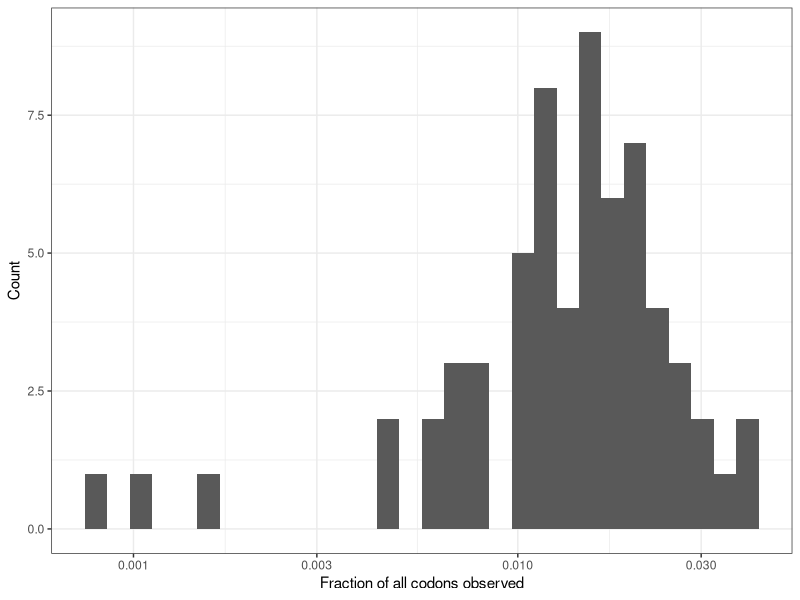
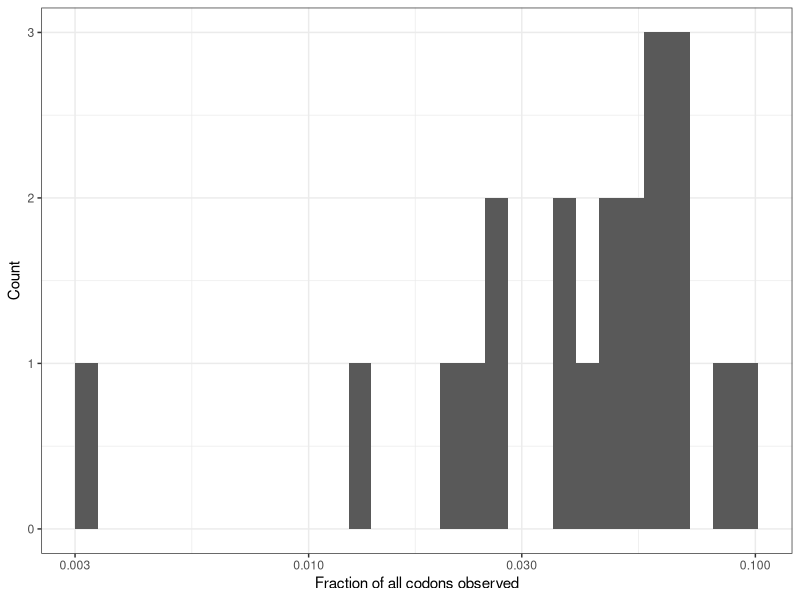
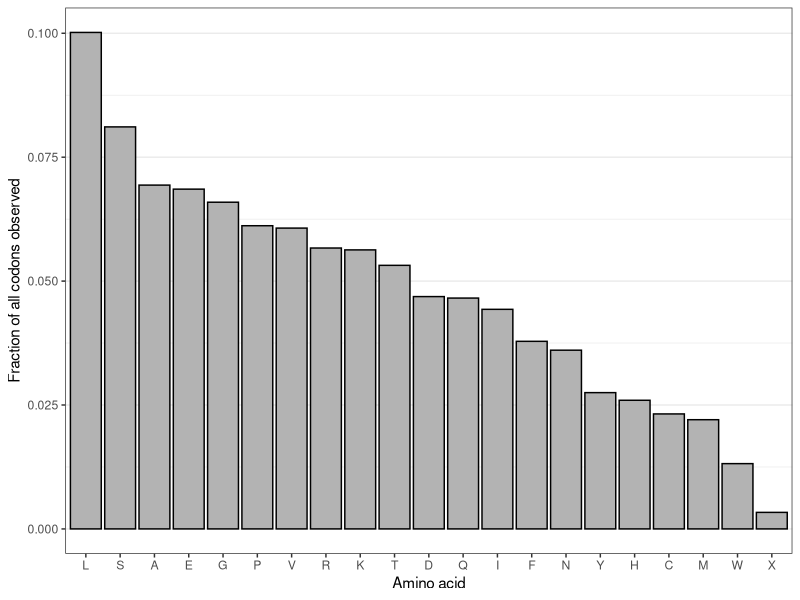
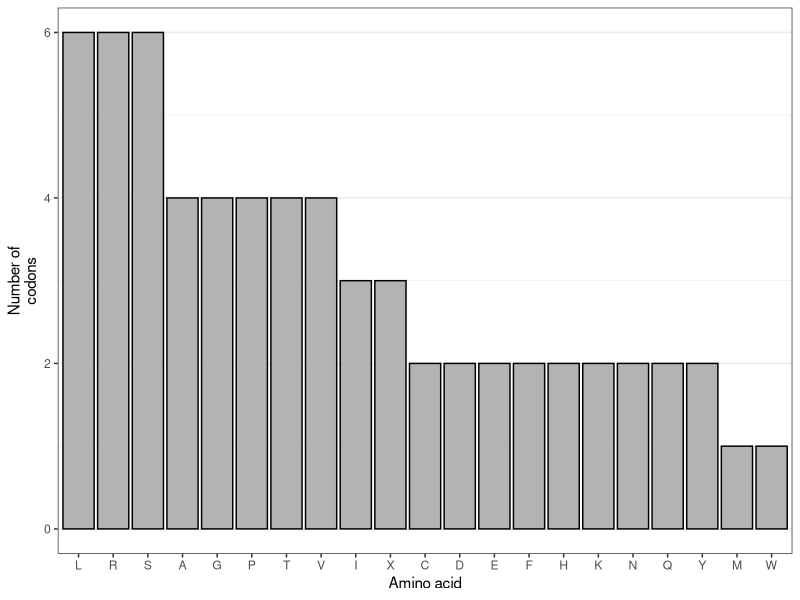
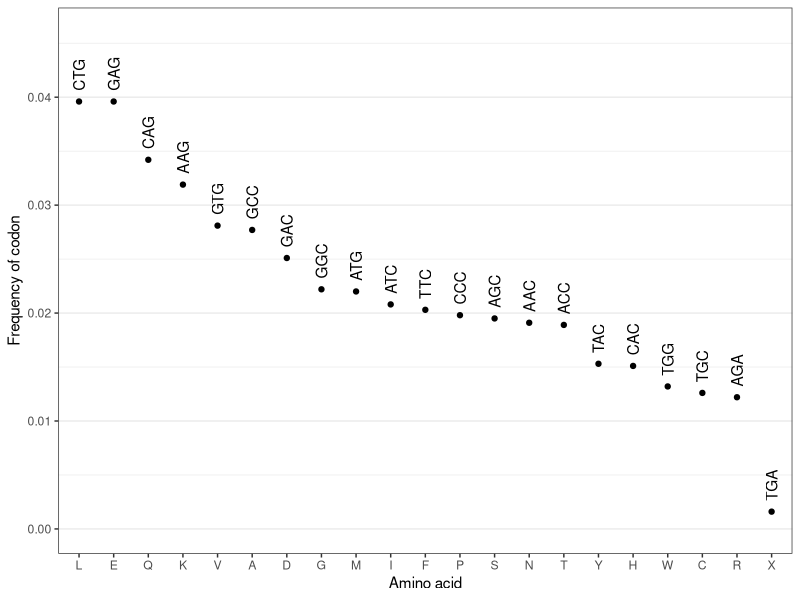
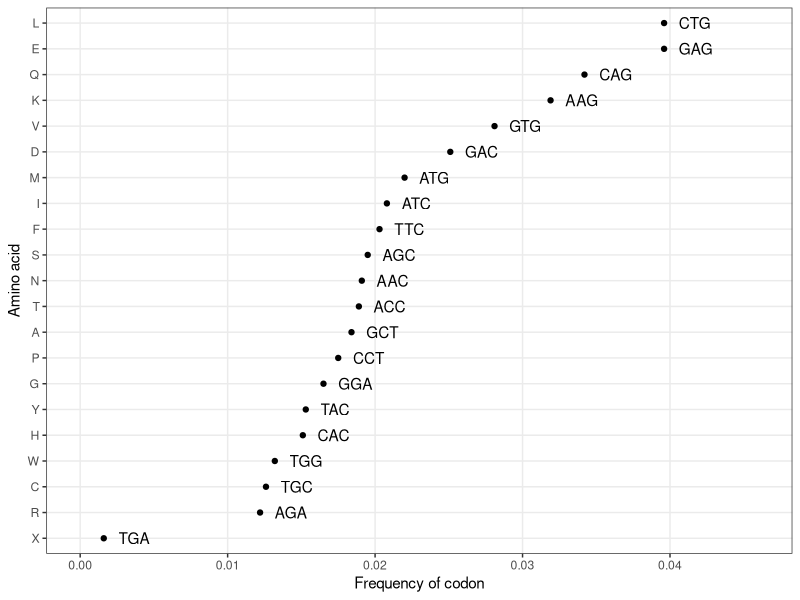
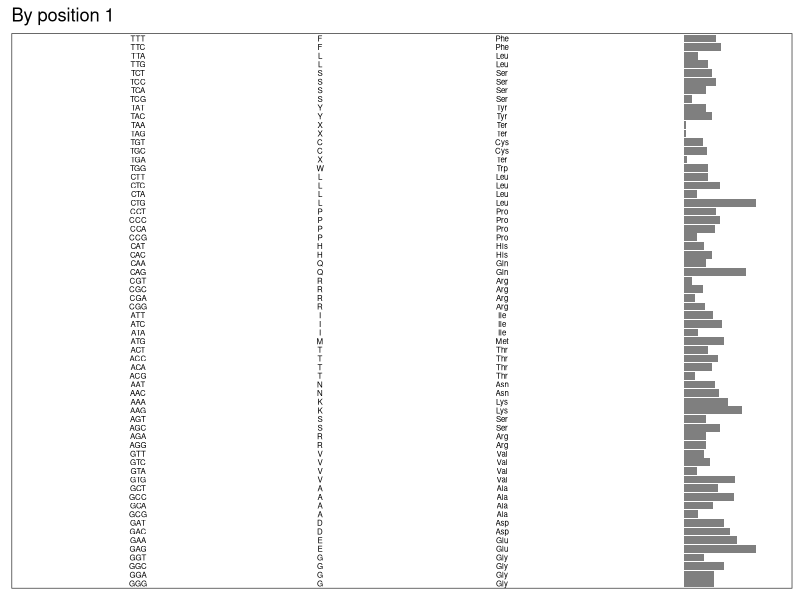
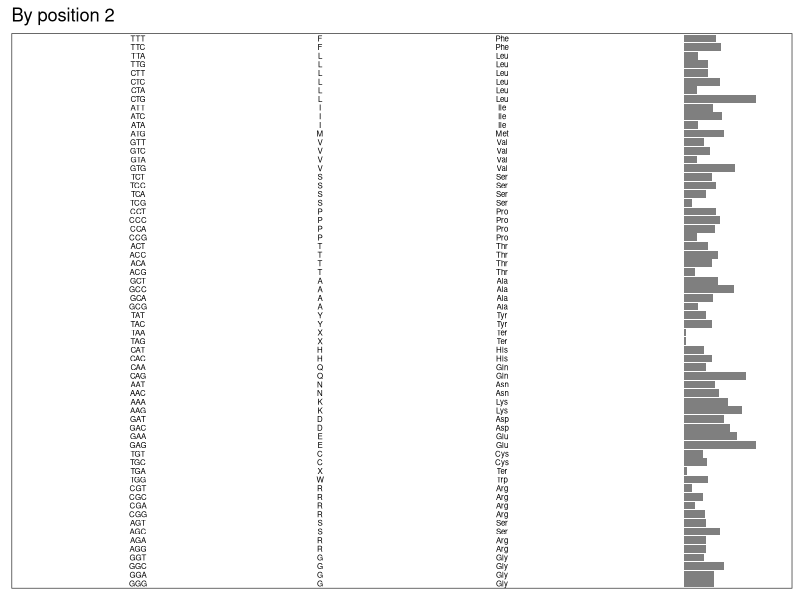

Reproduce these figures in R, in order.
## ---- chunk 1
knitr::opts_chunk$set(echo = TRUE)

library(tidyverse)
## ---- chunk 2
# https://www.kazusa.or.jp/codon/cgi-bin/showcodon.cgi?species=9606
human <- read.csv(file = "Human_codon_freq.csv", header = F)
colnames(human) <- c("codon","per_thousand","number")
human$codon <- gsub("U","T",human$codon)
key <- read.csv(file = "Amino_acid_codon_key.csv")

human2 <- merge(human, key, by = "codon") %>% arrange(desc(number))

human2$per <- human2$per_thousand/1000

ggplot() + theme_bw() + scale_x_log10() + labs(x = "Fraction of all codons observed", y = "Count") + 
  geom_histogram(data = human2, aes(x = per))

human2_aa <- human2 %>% group_by(one) %>% summarize(codon_number = sum(number)) %>% arrange(desc(codon_number))
human2_aa$frac <- human2_aa$codon_number / sum(human2_aa$codon_number)
human2_aa$index <- row.names(human2_aa)

ggplot() + theme_bw() + scale_x_log10() + labs(x = "Fraction of all codons observed", y = "Count") + 
  geom_histogram(data = human2_aa, aes(x = frac))

human2_aa$one <- factor(human2_aa$one, levels = human2_aa$one)

Total_count_by_aa_graph <- ggplot() + theme_bw() + theme(panel.grid.major.x = element_blank()) + 
  labs(x = "Amino acid", y = "Fraction of all codons observed") + 
  geom_bar(data = human2_aa, aes(x = one, y = frac), stat = "identity", color = "black",fill = "grey70")
Total_count_by_aa_graph
ggsave(file = "Plots/Total_count_by_aa_graph.pdf", Total_count_by_aa_graph, height = 3, width = 5)

human2_aa2 <- human2 %>% group_by(one) %>% tally() %>% arrange(desc(n))

human2_aa2$one <- factor(human2_aa2$one, levels = human2_aa2$one)

Codons_per_aa_graph <- ggplot() + theme_bw() + theme(panel.grid.major.x = element_blank()) + 
  labs(x = "Amino acid", y = "Number of\ncodons") + 
  geom_bar(data = human2_aa2, aes(x = one, y = n), stat = "identity", color = "black",fill = "grey70")
Codons_per_aa_graph
ggsave(file = "Plots/Codons_per_aa_graph.pdf", Codons_per_aa_graph, height = 1.25, width = 5)

## Make a list of highest freq codons

all_aa = unique(human2_aa2$one)

all_aa_df <- data.frame("one" = all_aa, "codon" = NA, "freq" = NA, "frac_of_aa" = NA)

for(x in 1:nrow(all_aa_df)){
  temp_aa <- all_aa_df$one[x]
  temp_subset <- subset(human2, one == temp_aa)
  all_aa_df$codon[x] <- temp_subset$codon[1]
  all_aa_df$freq[x] <- temp_subset$per[1]
  all_aa_df$frac_of_aa[x] <- temp_subset$per[1] / sum(temp_subset$per)
}

all_aa_df <- all_aa_df %>% arrange(desc(freq))

all_aa_df$one <- factor(all_aa_df$one, levels = all_aa_df$one)

Codon_optimized_graph <- ggplot() + theme_bw() + theme(panel.grid.major.x = element_blank()) + 
  scale_y_continuous(limits = c(0,0.046)) +
  labs(x = "Amino acid", y = "Frequency of codon") + 
  geom_point(data = all_aa_df, aes(x = one, y = freq), color = "black",fill = "grey70") +
  geom_text(data = all_aa_df, aes(x = one, y = freq + 0.001, label = codon), hjust = 0, vjust = 0.5, angle = 90)
Codon_optimized_graph
ggsave(file = "Plots/Codon_optimized_graph.pdf", Codon_optimized_graph, height = 3, width = 5)

## Now making sure GC content isn't too crazy

all_aa_df2 <- data.frame("one" = all_aa, "codon" = NA, "freq" = NA, "frac_of_aa" = NA)

for(x in 1:nrow(all_aa_df2)){
  temp_aa <- all_aa_df2$one[x]
  temp_subset <- subset(human2, one == temp_aa)
  all_aa_df2$codon[x] <- temp_subset$codon[1]
  all_aa_df2$freq[x] <- temp_subset$per[1]
  all_aa_df2$frac_of_aa[x] <- temp_subset$per[1] / sum(temp_subset$per)
  if(gsub("[GC]","",temp_subset$codon[1]) == "" & nrow(temp_subset) != 1){
    all_aa_df2$codon[x] <- temp_subset$codon[2]
    all_aa_df2$freq[x] <- temp_subset$per[2]
    all_aa_df2$frac_of_aa[x] <- temp_subset$per[2] / sum(temp_subset$per)
    }
}

all_aa_df2 <- all_aa_df2 %>% arrange(desc(freq))
all_aa_df2$one <- factor(all_aa_df2$one, levels = rev(all_aa_df2$one))

Codon_optimized_GC_balanced_graph <- ggplot() + theme_bw() + theme(panel.grid.minor.x = element_blank()) + 
  scale_y_continuous(limits = c(0,0.046)) +
  labs(x = "Amino acid", y = "Frequency of codon") + 
  geom_point(data = all_aa_df2, aes(x = one, y = freq), color = "black",fill = "grey70") +
  geom_text(data = all_aa_df2, aes(x = one, y = freq + 0.001, label = codon), hjust = 0, vjust = 0.5, angle = 0) +
  coord_flip()
Codon_optimized_GC_balanced_graph
ggsave(file = "Plots/Codon_optimized_GC_balanced_graph.pdf", Codon_optimized_GC_balanced_graph, height = 5, width = 3)
## ---- chunk 3
human2a <- human2

human2a$nt1 <- substr(human2a$codon,1,1)
human2a$nt2 <- substr(human2a$codon,2,2)
human2a$nt3 <- substr(human2a$codon,3,3)

human2a$nt1 <- factor(human2a$nt1, levels = c("T","C","A","G"))
human2a$nt2 <- factor(human2a$nt2, levels = c("T","C","A","G"))
human2a$nt3 <- factor(human2a$nt3, levels = c("T","C","A","G"))

human2a <- human2a %>% arrange(nt1, nt2, nt3)

human2a$index <- rownames(human2a)
human2a$index <- factor(human2a$index, levels = rev(seq(1,64)))

Codon_chart <- ggplot() + theme_bw() + theme(panel.grid = element_blank(), axis.text = element_blank(), axis.ticks = element_blank()) + 
  labs(x = NULL, y= NULL, title = "By position 1") +
  scale_x_continuous(limits = c(-0.35,0.04)) +
  geom_text(data = human2a, aes(x = -0.3, y = index, label = codon), size = 2) +
  geom_text(data = human2a, aes(x = -0.2, y = index, label = one), size = 2) +
  geom_text(data = human2a, aes(x = -0.1, y = index, label = three), size = 2) +
  geom_bar(data = human2a, aes(x = per, y = index), stat = "identity", fill = "Grey50")
Codon_chart
ggsave(file = "Plots/Codon_chart.pdf", Codon_chart, height = 6, width = 2)

human2b <- human2a %>% arrange(nt2, nt1, nt3)

human2b$index <- rownames(human2b)
human2b$index <- factor(human2b$index, levels = rev(seq(1,64)))

Codon_chart2 <- ggplot() + theme_bw() + theme(panel.grid = element_blank(), axis.text = element_blank(), axis.ticks = element_blank()) + 
  labs(x = NULL, y= NULL, title = "By position 2") +
  scale_x_continuous(limits = c(-0.35,0.04)) +
  geom_text(data = human2b, aes(x = -0.3, y = index, label = codon), size = 2) +
  geom_text(data = human2b, aes(x = -0.2, y = index, label = one), size = 2) +
  geom_text(data = human2b, aes(x = -0.1, y = index, label = three), size = 2) +
  geom_bar(data = human2b, aes(x = per, y = index), stat = "identity", fill = "Grey50")
Codon_chart2
ggsave(file = "Plots/Codon_chart2.pdf", Codon_chart2, height = 6, width = 2)

